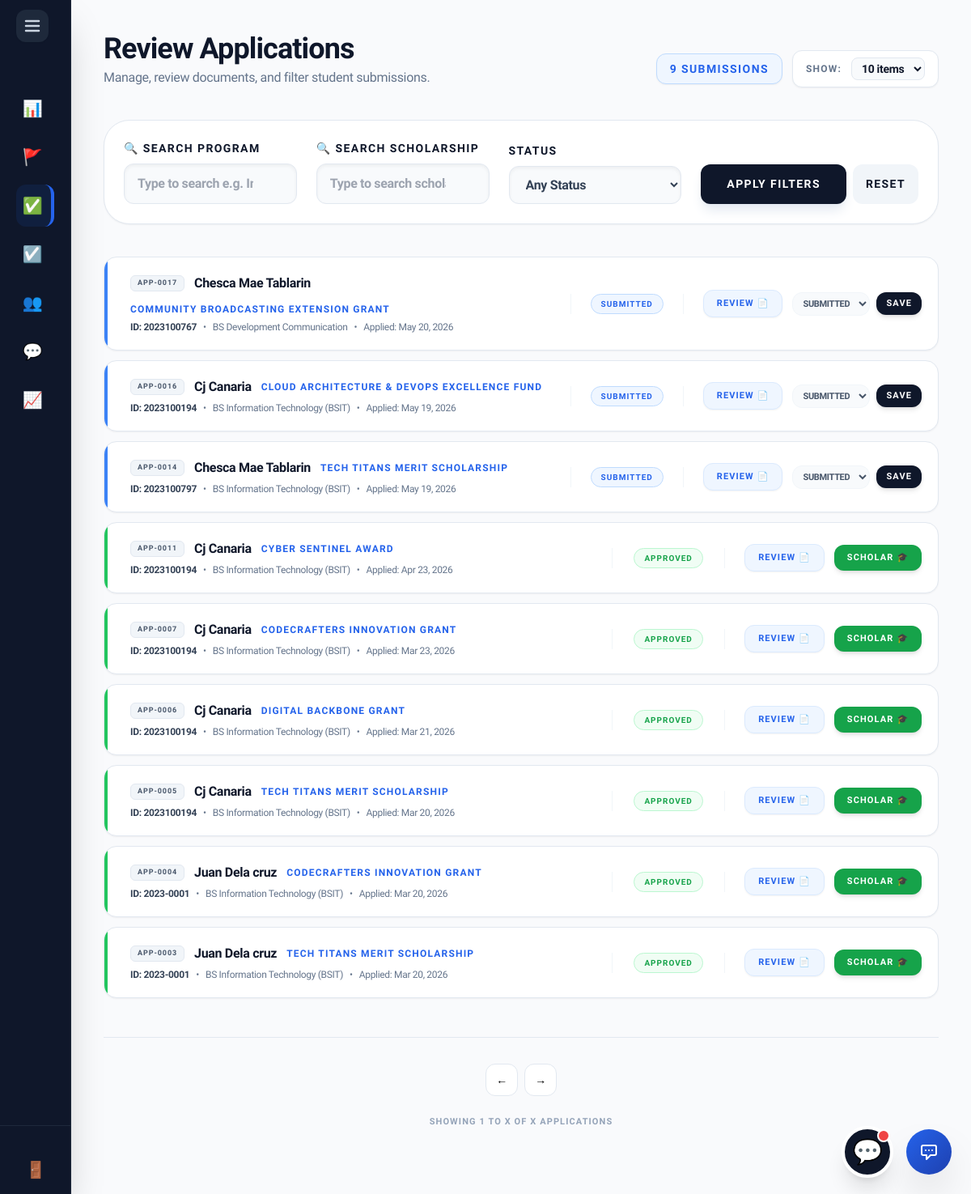
/internal_admin/applications.php (signed in), run on an earlier commit of the app's database.
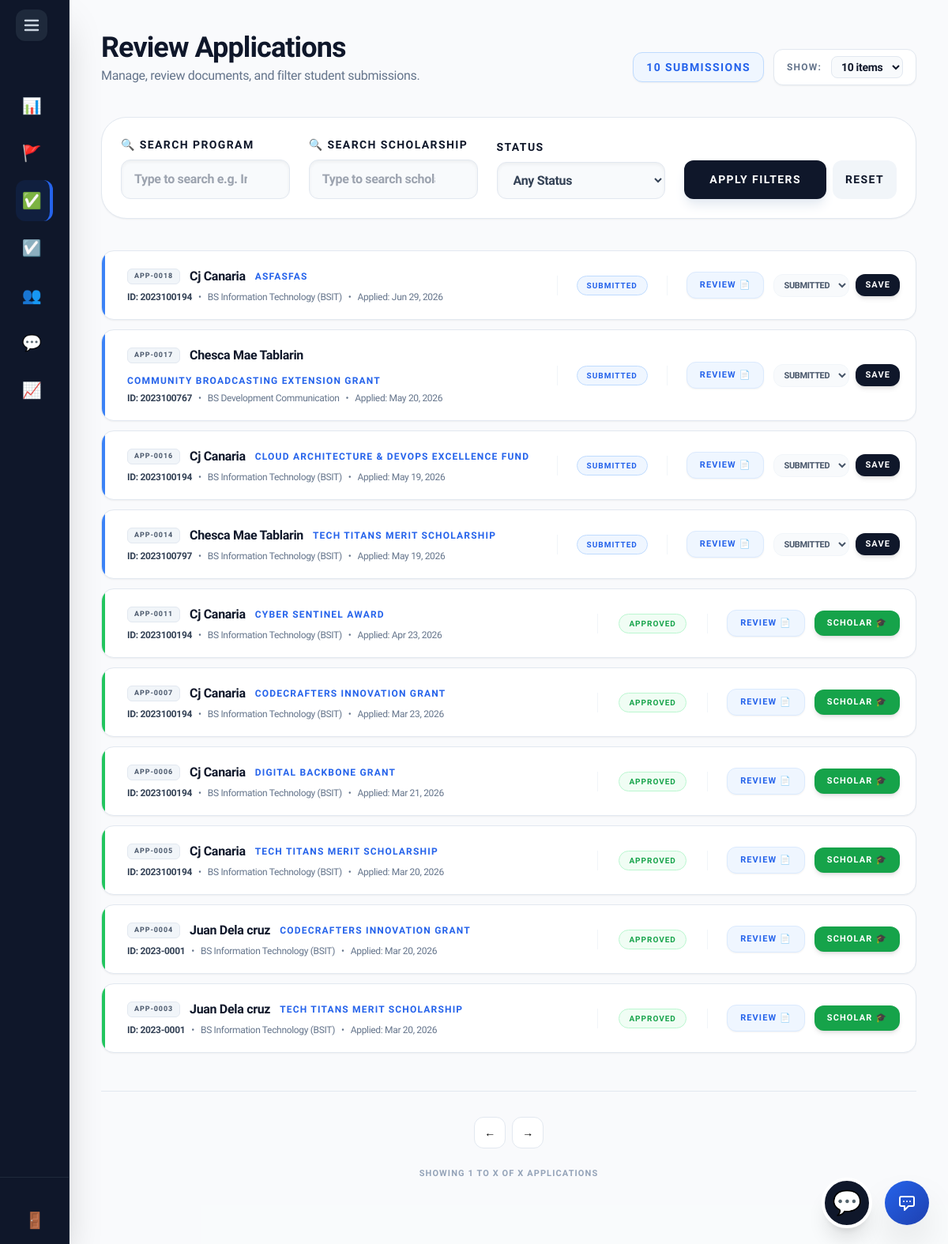
And on a later commit of the database.
### tables this page shows
CREATE TABLE `application` (
  `ApplicationID` int(11) NOT NULL AUTO_INCREMENT,
  `ScholarshipID` int(11) NOT NULL,
  `UserID` int(11) NOT NULL,
  `DateSubmitted` timestamp NOT NULL DEFAULT current_timestamp(),
  `Status` varchar(50) DEFAULT 'Pending',
  `TotalScore` int(11) DEFAULT 0,
  `GPA` decimal(4,2) DEFAULT NULL,
  `YearLevel` varchar(20) DEFAULT NULL,
  PRIMARY KEY (`ApplicationID`),
  KEY `ScholarshipID` (`ScholarshipID`),
  KEY `UserID` (`UserID`),
  CONSTRAINT `application_ibfk_1` FOREIGN KEY (`ScholarshipID`) REFERENCES `scholarship` (`ScholarshipID`) ON DELETE CASCADE,
  CONSTRAINT `application_ibfk_2` FOREIGN KEY (`UserID`) REFERENCES `users` (`UserID`) ON DELETE CASCADE
);

CREATE TABLE `users` (
  `UserID` int(11) NOT NULL AUTO_INCREMENT,
  `Username` varchar(50) NOT NULL,
  `Email` varchar(100) NOT NULL,
  `PasswordHash` varchar(255) NOT NULL,
  `FirstName` varchar(100) NOT NULL,
  `LastName` varchar(100) NOT NULL,
  `Role` enum('Student','Internal_Admin','External_Admin','Super_Admin') DEFAULT 'Student',
  `AccountStatus` varchar(20) DEFAULT 'Active',
  `StudentID_Num` varchar(50) DEFAULT NULL,
  `YearLevel` varchar(50) DEFAULT NULL,
  `GPA` decimal(4,2) DEFAULT NULL,
  `Major` varchar(100) DEFAULT NULL,
  `ProgramID` int(11) DEFAULT NULL,
  `Department` varchar(100) DEFAULT NULL,
  `Organization` varchar(100) DEFAULT NULL,
  `ContactNumber` varchar(20) DEFAULT NULL,
  `DateOfBirth` date DEFAULT NULL,
  `ProfilePicture` varchar(255) DEFAULT NULL,
  `ResetToken` varchar(255) DEFAULT NULL,
  `ResetTokenExpire` datetime DEFAULT NULL,
  `Gender` varchar(20) NOT NULL DEFAULT 'Not Specified',
  PRIMARY KEY (`UserID`),
  UNIQUE KEY `Username` (`Username`),
  UNIQUE KEY `Email` (`Email`)
);

CREATE TABLE `scholarship` (
  `ScholarshipID` int(11) NOT NULL AUTO_INCREMENT,
  `ProgramID` int(11) NOT NULL,
  `YearLevel` varchar(50) DEFAULT NULL,
  `Name` varchar(150) NOT NULL,
  `Description` text DEFAULT NULL,
  `Deadline` date NOT NULL,
  `AwardAmount` decimal(10,2) DEFAULT NULL,
  `NumberOfSlots` int(11) DEFAULT NULL,
  `Status` varchar(20) DEFAULT 'Active',
  `MinimumGWA` decimal(4,2) DEFAULT 2.00,
  `CreatedBy` int(11) DEFAULT NULL,
  `GenderRequirement` varchar(20) NOT NULL DEFAULT 'Any',
  `ScholarshipType` enum('Private','Government') DEFAULT 'Private',
  `FormConfig` varchar(255) DEFAULT 'Academic,Family,Financial,Essay',
  `ReleaseFrequency` varchar(50) DEFAULT 'Per Semester',
  `AllowsDual` enum('Yes','No') NOT NULL DEFAULT 'No',
  PRIMARY KEY (`ScholarshipID`),
  KEY `ProgramID` (`ProgramID`),
  KEY `fk_scholarship_creator` (`CreatedBy`),
  CONSTRAINT `fk_scholarship_creator` FOREIGN KEY (`CreatedBy`) REFERENCES `users` (`UserID`) ON DELETE SET NULL,
  CONSTRAINT `scholarship_ibfk_1` FOREIGN KEY (`ProgramID`) REFERENCES `program` (`ProgramID`) ON DELETE CASCADE
);

### internal_admin/applications.php (the view, shortened to what the rows shown need)
<?php
include '../includes/db_connect.php';
include '../includes/header.php';
$query = "
    SELECT a.ApplicationID, a.Status, a.DateSubmitted,
           u.FirstName, u.LastName, u.StudentID_Num, u.Major,
           sch.Name AS scholarship_name
    FROM application a
    JOIN users u ON a.UserID = u.UserID
    JOIN scholarship sch ON a.ScholarshipID = sch.ScholarshipID
    WHERE 1=1";
$params = [];
$query .= " ORDER BY a.DateSubmitted DESC";
try {
    $stmt = $pdo->prepare($query);
    $stmt->execute($params);
    $applications = $stmt->fetchAll(PDO::FETCH_ASSOC);
} catch (PDOException $e) {
    die("Filter Error: " . $e->getMessage());
}
?>
<main class="flex-1 lg:ml-72 p-5 lg:p-10 bg-slate-50/50 min-h-screen transition-all duration-300">
    <header class="mb-10 flex flex-col sm:flex-row sm:items-end justify-between gap-4">
        <div>
            <h2 class="text-3xl lg:text-4xl font-black text-slate-900 tracking-tight">Review Applications</h2>
        </div>
    </header>
    <div id="applicationsGrid" class="flex flex-col gap-3">
        <?php if(empty($applications)): ?>
            <div class="col-span-full bg-white p-10 lg:p-20 rounded-[2rem] border border-slate-200 text-center shadow-sm">
                <div class="w-16 h-16 bg-slate-50 rounded-2xl flex items-center justify-center text-3xl mx-auto mb-4 grayscale opacity-50">📂</div>
                <h3 class="text-lg font-black text-slate-900 mb-1">No Applications Found</h3>
                <p class="text-slate-500 font-medium text-sm">No student applications match your current filters.</p>
            </div>
        <?php else: ?>
            <?php foreach($applications as $app): ?>
                <?php
                    $status_color = match($app['Status']) { 'Approved' => 'bg-green-500', 'Shortlisted' => 'bg-purple-500', 'Rejected' => 'bg-red-500', default => 'bg-blue-500' };
                    $status_badge = match($app['Status']) { 'Approved' => 'bg-green-50 text-green-600 border-green-200', 'Shortlisted' => 'bg-purple-50 text-purple-600 border-purple-200', 'Rejected' => 'bg-red-50 text-red-600 border-red-200', default => 'bg-blue-50 text-blue-600 border-blue-200' };
                ?>
                <div class="application-card bg-white rounded-2xl border border-slate-200 shadow-sm hover:shadow-md hover:border-blue-300 transition-all flex flex-col lg:flex-row items-start lg:items-center justify-between p-5 group relative overflow-hidden">
                    <div class="absolute top-0 left-0 w-1 h-full <?= $status_color ?>"></div>
                    <div class="flex-1 min-w-0 pr-4 lg:pr-8 pl-3 w-full lg:w-auto">
                        <div class="flex items-center gap-3 mb-1.5 flex-wrap">
                            <span class="bg-slate-100 text-slate-600 px-2 py-0.5 rounded-md text-[9px] font-black uppercase tracking-widest border border-slate-200 shrink-0">
                                APP-<?= str_pad($app['ApplicationID'], 4, '0', STR_PAD_LEFT) ?>
                            </span>
                            <h4 class="text-base font-black text-slate-900 truncate">
                                <?= htmlspecialchars($app['FirstName'].' '.$app['LastName']) ?>
                            </h4>
                            <span class="text-xs font-black text-blue-600 uppercase tracking-widest truncate">
                                <?= htmlspecialchars($app['scholarship_name']) ?>
                            </span>
                        </div>
                        <div class="flex items-center gap-2 text-xs font-medium text-slate-500 truncate mb-2 lg:mb-0">
                            <span class="text-slate-700 font-bold">ID: <?= htmlspecialchars($app['StudentID_Num']) ?></span>
                            <span class="hidden md:inline">•</span>
                            <span class="truncate hidden md:inline"><?= htmlspecialchars($app['Major']) ?></span>
                            <span class="hidden md:inline">•</span>
                            <span class="truncate hidden md:inline">Applied: <?= date('M d, Y', strtotime($app['DateSubmitted'])) ?></span>
                        </div>
                    </div>
                    <div class="hidden md:flex items-center justify-center px-6 border-x border-slate-100 shrink-0 min-w-[140px]">
                        <span class="px-3 py-1 rounded-full text-[10px] font-black uppercase tracking-widest border <?= $status_badge ?>">
                            <?= $app['Status'] ?>
                        </span>
                    </div>
                    <div class="mt-4 lg:mt-0 flex items-center justify-between lg:justify-end w-full lg:w-auto shrink-0 gap-3 pl-0 lg:pl-6">
                        <button type="button" onclick="openDocsModal(<?= $app['ApplicationID'] ?>, '<?= htmlspecialchars(addslashes($app['FirstName'].' '.$app['LastName'])) ?>')" class="bg-blue-50 text-blue-600 px-4 py-2 rounded-xl text-[11px] font-black shadow-sm border border-blue-100 hover:bg-blue-600 hover:text-white transition-all uppercase tracking-widest shrink-0">
                            Review 📄
                        </button>
                        <?php if ($app['Status'] === 'Shortlisted'): ?>
                            <a href="shortlist.php" class="bg-purple-600 text-white px-4 py-2 rounded-xl text-[11px] font-black uppercase tracking-widest shadow-md hover:bg-purple-700 transition-all shrink-0">Review 🏆</a>
                        <?php elseif ($app['Status'] === 'Approved'): ?>
                            <a href="scholars.php" class="bg-green-600 text-white px-4 py-2 rounded-xl text-[11px] font-black uppercase tracking-widest shadow-md hover:bg-green-700 transition-all shrink-0">Scholar 🎓</a>
                        <?php else: ?>
                            <form action="../actions/process_crud.php" method="POST" class="flex items-center justify-center gap-2 m-0 w-full">
                                <select name="status" class="bg-slate-50 border border-slate-100 rounded-xl px-2 py-1.5 text-[11px] font-black uppercase text-slate-600 outline-none focus:ring-2 focus:ring-green-500/20 cursor-pointer">
                                    <option value="Submitted" <?= $app['Status']=='Submitted'?'selected':'' ?>>Submitted</option>
                                </select>
                                <button type="submit" class="bg-slate-900 text-white px-3 py-1.5 rounded-xl text-[11px] font-black shadow-md hover:bg-green-600 transition-all uppercase tracking-widest shrink-0">SAVE</button>
                            </form>
                        <?php endif; ?>
                    </div>
                </div>
            <?php endforeach; ?>
        <?php endif; ?>
    </div>
</main>
<?php include '../includes/footer.php'; ?>

What changed in the data, as far as the page shows it:
added application: ApplicationID "0018", UserID.LastName "Cj Canaria", ScholarshipID.Name "ASFASFAS", UserID.StudentID_Num "2023100194", UserID.Major "BS Information Technology (BSIT)", DateSubmitted "Jun 29, 2026", Status "SUBMITTED", status "Submitted"
Also different on the page:
count($applications): "9" → "10"
